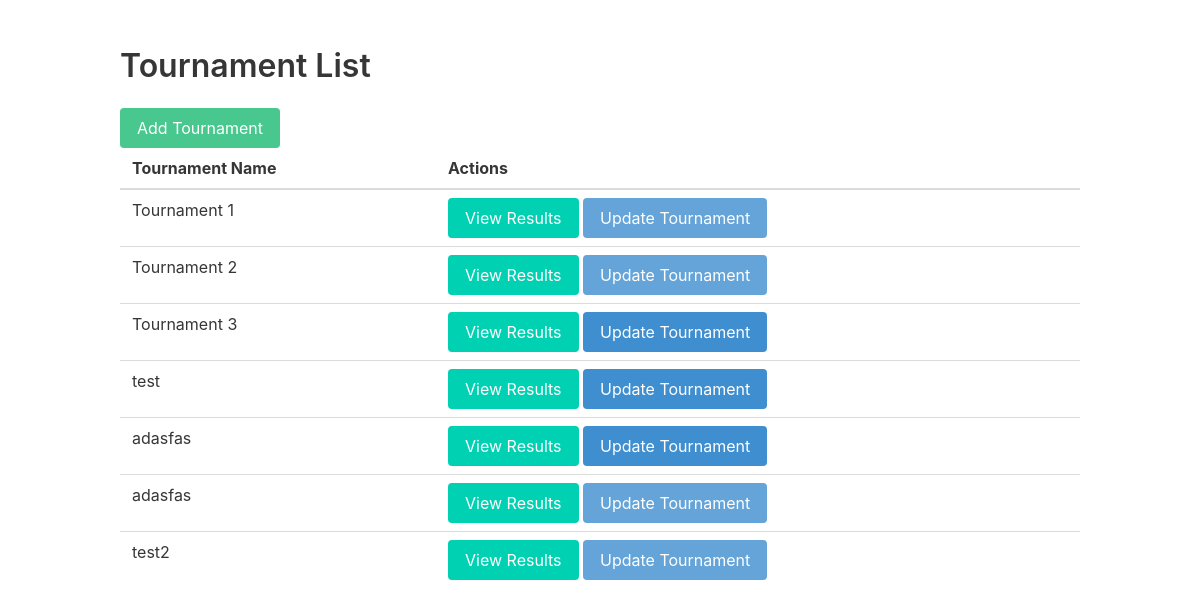
Before: / with the older database file.
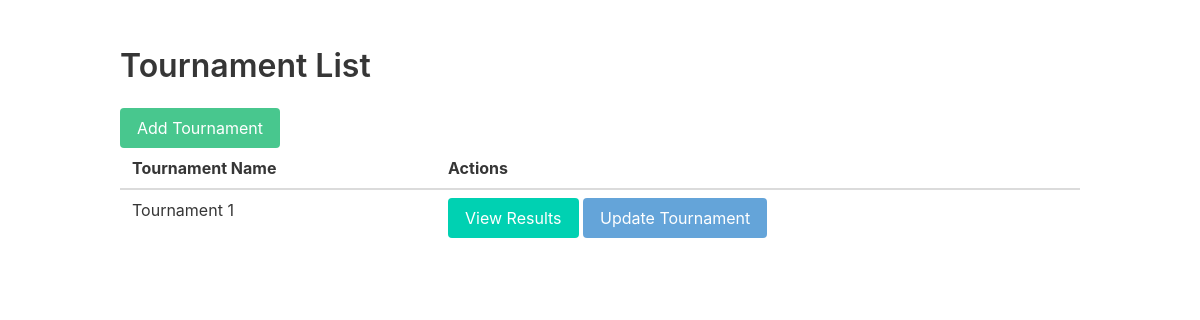
After: the same page with the newer database file.
### core/models.py (models this page shows, shortened)
class Tournament(models.Model):
    tournament = models.CharField(max_length=100)
    team_count = models.IntegerField(choices=team_count_choices)
    tournament_date = models.DateField(auto_now=True)
    started = models.BooleanField(default=False)
    class Meta:
        verbose_name_plural = "Tournaments"
        verbose_name = "Tournament"

### core/views.py (the view)
# urls.py: path("", views.index, name="index"),
def index(request):
    tournaments = Tournament.objects.all()
    return render(request, 'index.html', {'tournaments': tournaments})

### templates/index.html (shortened to what this page needs)
<!DOCTYPE html>
<html>
<head>
    <link rel="stylesheet" href="https://cdnjs.cloudflare.com/ajax/libs/bulma/0.9.3/css/bulma.min.css">
</head>
<body>
    <section class="section">
        <div class="container">
            <h1 class="title">Tournament List</h1>
            <a class="button is-success" href="add_tournament">Add Tournament</a>
            <table class="table is-fullwidth">
                <thead>
                    <tr>
                        <th>Tournament Name</th>
                        <th>Actions</th>
                    </tr>
                </thead>
                <tbody>
                    <tr>
                        {% for tournament in tournaments %}
                        <td>{{tournament.tournament}}</td>
                        <td>
                            <a class="button is-primary" href="/view_results/{{tournament.id}}">View Results</a>
                            {% if tournament.started == False %}
                            <a class="button is-info" href="configure_tournament/{{tournament.id}}">Update Tournament</a>
                            {% else %}
                            <a class="button is-info disabled" href="#">Update Tournament</a>
                            {% endif %}
                        </td>
                    </tr>
                    {% endfor %}
                </tbody>
            </table>
        </div>
    </section>
</body>
</html>

### templates/index.html (style rules this page uses)
.disabled { opacity: 0.8; }

Changed rows visible on the page:
removed Tournament: tournament "Tournament 2", started "Update Tournament"
removed Tournament: tournament "Tournament 3"
removed Tournament: tournament "test"
removed Tournament: tournament "adasfas"
removed Tournament: tournament "adasfas", started "Update Tournament"
removed Tournament: tournament "test2", started "Update Tournament"
